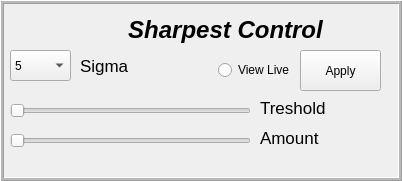
         <widget class="QFrame" name="frame_9">
          <property name="geometry">
           <rect>
            <x>0</x>
            <y>740</y>
            <width>402</width>
            <height>181</height>
           </rect>
          </property>
          <property name="frameShape">
           <enum>QFrame::Box</enum>
          </property>
          <property name="frameShadow">
           <enum>QFrame::Raised</enum>
          </property>
          <property name="midLineWidth">
           <number>2</number>
          </property>
          <widget class="QSlider" name="sharpTresholdSlider">
           <property name="geometry">
            <rect>
             <x>10</x>
             <y>100</y>
             <width>241</width>
             <height>22</height>
            </rect>
           </property>
           <property name="minimum">
            <number>0</number>
           </property>
           <property name="maximum">
            <number>100</number>
           </property>
           <property name="orientation">
            <enum>Qt::Horizontal</enum>
           </property>
          </widget>
          <widget class="QSlider" name="sharpAmountSlider">
           <property name="geometry">
            <rect>
             <x>10</x>
             <y>130</y>
             <width>241</width>
             <height>22</height>
            </rect>
           </property>
           <property name="minimum">
            <number>0</number>
           </property>
           <property name="maximum">
            <number>100</number>
           </property>
           <property name="orientation">
            <enum>Qt::Horizontal</enum>
           </property>
          </widget>
          <widget class="QLabel" name="sharpSigmaLabel">
           <property name="geometry">
            <rect>
             <x>80</x>
             <y>50</y>
             <width>91</width>
             <height>31</height>
            </rect>
           </property>
           <property name="font">
            <font>
             <pointsize>13</pointsize>
             <kerning>true</kerning>
            </font>
           </property>
           <property name="text">
            <string>Sigma</string>
           </property>
          </widget>
          <widget class="QLabel" name="sharpTresholdLabel">
           <property name="geometry">
            <rect>
             <x>260</x>
             <y>100</y>
             <width>111</width>
             <height>16</height>
            </rect>
           </property>
           <property name="font">
            <font>
             <pointsize>13</pointsize>
             <kerning>true</kerning>
            </font>
           </property>
           <property name="text">
            <string>Treshold</string>
           </property>
          </widget>
          <widget class="QLabel" name="sharpAmountLabel">
           <property name="geometry">
            <rect>
             <x>260</x>
             <y>130</y>
             <width>111</width>
             <height>16</height>
            </rect>
           </property>
           <property name="font">
            <font>
             <pointsize>13</pointsize>
             <kerning>true</kerning>
            </font>
           </property>
           <property name="text">
            <string>Amount</string>
           </property>
          </widget>
          <widget class="QLabel" name="label_7">
           <property name="geometry">
            <rect>
             <x>30</x>
             <y>0</y>
             <width>391</width>
             <height>61</height>
            </rect>
           </property>
           <property name="font">
            <font>
             <pointsize>19</pointsize>
             <bold>true</bold>
             <kerning>true</kerning>
            </font>
           </property>
           <property name="text">
            <string>&lt;html&gt;&lt;head/&gt;&lt;body&gt;&lt;p align=&quot;center&quot;&gt;&lt;span style=&quot; font-size:18pt; font-style:italic;&quot;&gt;Sharpest Control&lt;/span&gt;&lt;/p&gt;&lt;/body&gt;&lt;/html&gt;</string>
           </property>
           <property name="textFormat">
            <enum>Qt::RichText</enum>
           </property>
          </widget>
          <widget class="QComboBox" name="sharpSelectSigma">
           <property name="geometry">
            <rect>
             <x>10</x>
             <y>50</y>
             <width>61</width>
             <height>31</height>
            </rect>
           </property>
           <property name="currentIndex">
            <number>1</number>
           </property>
           <item>
            <property name="text">
             <string>0</string>
            </property>
           </item>
           <item>
            <property name="text">
             <string>5</string>
            </property>
           </item>
           <item>
            <property name="text">
             <string>10</string>
            </property>
           </item>
           <item>
            <property name="text">
             <string>15</string>
            </property>
           </item>
           <item>
            <property name="text">
             <string>20</string>
            </property>
           </item>
           <item>
            <property name="text">
             <string>25</string>
            </property>
           </item>
           <item>
            <property name="text">
             <string>30</string>
            </property>
           </item>
           <item>
            <property name="text">
             <string>35</string>
            </property>
           </item>
           <item>
            <property name="text">
             <string>40</string>
            </property>
           </item>
           <item>
            <property name="text">
             <string>45</string>
            </property>
           </item>
           <item>
            <property name="text">
             <string>50</string>
            </property>
           </item>
           <item>
            <property name="text">
             <string>60</string>
            </property>
           </item>
           <item>
            <property name="text">
             <string>70</string>
            </property>
           </item>
           <item>
            <property name="text">
             <string>80</string>
            </property>
           </item>
           <item>
            <property name="text">
             <string>90</string>
            </property>
           </item>
           <item>
            <property name="text">
             <string>100</string>
            </property>
           </item>
          </widget>
          <widget class="QRadioButton" name="sharpViewLive">
           <property name="geometry">
            <rect>
             <x>218</x>
             <y>60</y>
             <width>81</width>
             <height>20</height>
            </rect>
           </property>
           <property name="text">
            <string>View Live</string>
           </property>
          </widget>
          <widget class="QPushButton" name="sharpApply">
           <property name="geometry">
            <rect>
             <x>300</x>
             <y>50</y>
             <width>81</width>
             <height>41</height>
            </rect>
           </property>
           <property name="text">
            <string>Apply</string>
           </property>
          </widget>
         </widget>
